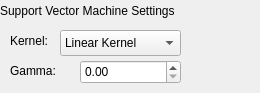
          <widget class="QWidget" name="page_9">
           <widget class="QLabel" name="label_31">
            <property name="geometry">
             <rect>
              <x>0</x>
              <y>0</y>
              <width>251</width>
              <height>21</height>
             </rect>
            </property>
            <property name="text">
             <string>Support Vector Machine Settings</string>
            </property>
           </widget>
           <widget class="QComboBox" name="pipelineTool_svmKernelType">
            <property name="geometry">
             <rect>
              <x>60</x>
              <y>30</y>
              <width>121</width>
              <height>26</height>
             </rect>
            </property>
            <item>
             <property name="text">
              <string>Linear Kernel</string>
             </property>
            </item>
            <item>
             <property name="text">
              <string>RBF Kernel</string>
             </property>
            </item>
           </widget>
           <widget class="QLabel" name="label_35">
            <property name="geometry">
             <rect>
              <x>10</x>
              <y>30</y>
              <width>51</width>
              <height>21</height>
             </rect>
            </property>
            <property name="text">
             <string>Kernel:</string>
            </property>
           </widget>
           <widget class="QLabel" name="label_36">
            <property name="geometry">
             <rect>
              <x>10</x>
              <y>60</y>
              <width>61</width>
              <height>21</height>
             </rect>
            </property>
            <property name="text">
             <string>Gamma:</string>
            </property>
           </widget>
           <widget class="QDoubleSpinBox" name="pipelineTool_svmGamma">
            <property name="geometry">
             <rect>
              <x>80</x>
              <y>60</y>
              <width>101</width>
              <height>24</height>
             </rect>
            </property>
           </widget>
          </widget>
